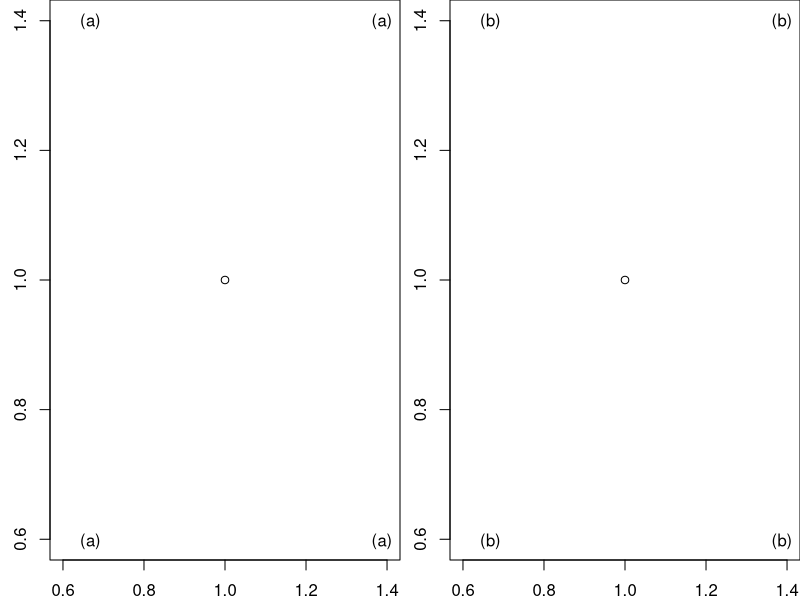
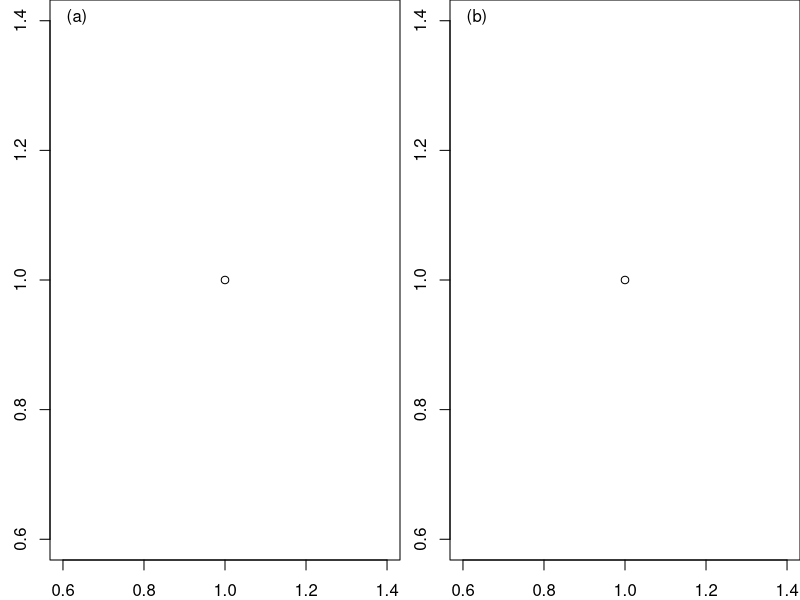
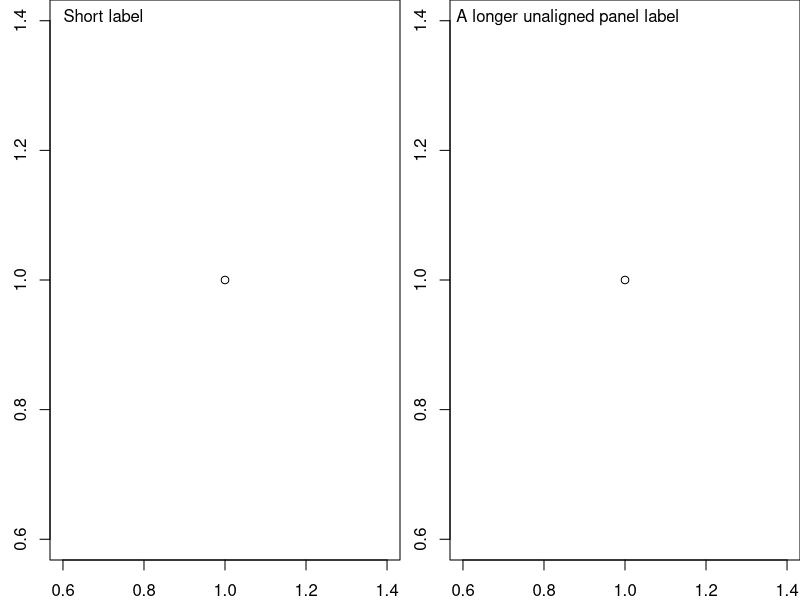
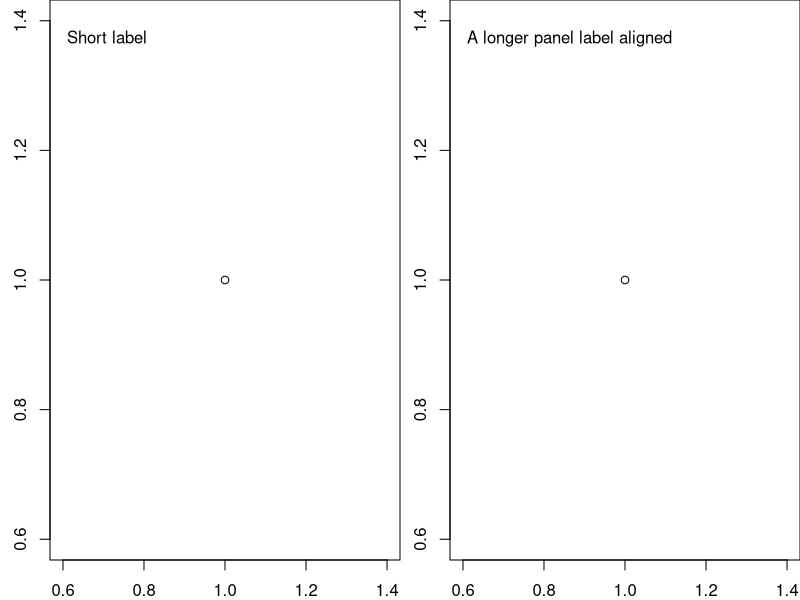
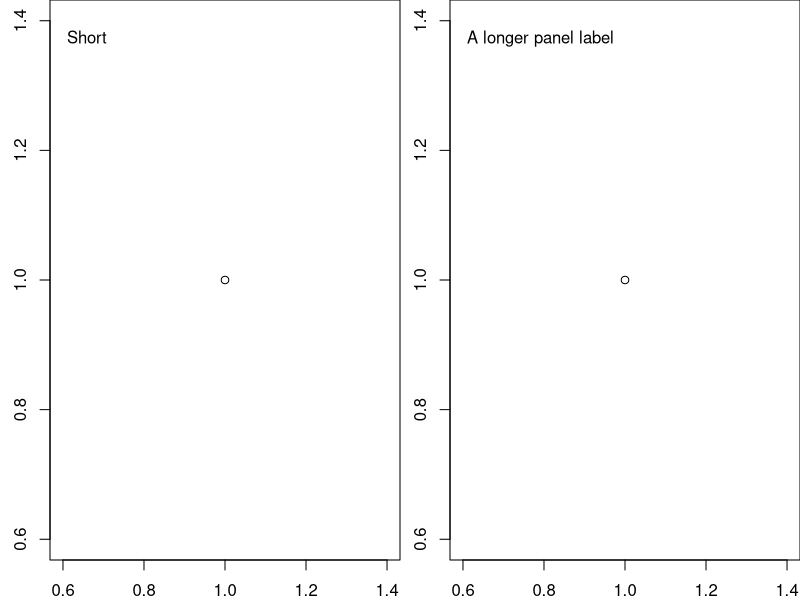

Reproduce these figures in R, in order.
## ---- chunk 1
add_label_legend <- function(pos = "topleft", label, ...) {
  legend(pos, label, bty = "n", ...)
}

par(mfrow = c(1, 2), mar = c(2, 2.5, 0, 0))
for(i in 1:2) {
  plot(1)
  add_label_legend("topleft", paste0("(", letters[i], ")"))
  add_label_legend("topright", paste0("(", letters[i], ")"))
  add_label_legend("bottomright", paste0("(", letters[i],
      ")"))
  add_label_legend("bottomleft", paste0("(", letters[i], ")"))
}
## ---- chunk 2
par(mfrow = c(1, 2), mar = c(2, 2.5, 0, 0))
for(i in 1:2) {
  plot(1)
  mtext(paste0("(", letters[i], ")"), side = 3, adj = 0.05, 
    line = -1.3)
}
## ---- chunk 3
labels <- c("Short label", "A longer unaligned panel label")
par(mfrow = c(1, 2), mar = c(2, 2.5, 0, 0))
for(i in 1:2) {
  plot(1)
  mtext(labels[i], side = 3, adj = 0.05, line = -1.3)
}
## ---- chunk 4
labels <- c("Short label", "A longer panel label aligned")
par(mfrow = c(1, 2), mar = c(2, 2.5, 0, 0))
for(i in 1:2) {
  plot(1)
  u <- par("usr")
  x <- u[1] + 0.02 * (u[2] - u[1])
  y <- u[4] - 0.07 * (u[4] - u[3])
  text(x, y, labels[i], pos = 4)
}
## ---- chunk 5
#' @param xfrac The fraction over from the left side.
#' @param yfrac The fraction down from the top.
#' @param label The text to label with.
#' @param ... Anything extra to pass to text(), e.g. cex, col.
add_label <- function(xfrac, yfrac, label, ...) {
  u <- par("usr")
  x <- u[1] + xfrac * (u[2] - u[1])
  y <- u[4] - yfrac * (u[4] - u[3])
  text(x, y, label, pos = 4, ...)
}
## ---- chunk 6
labels <- c("Short", "A longer panel label")
par(mfrow = c(1, 2), mar = c(2, 2.5, 0, 0))
for(i in 1:2) {
  plot(1)
  add_label(0.02, 0.07, labels[i])
}
